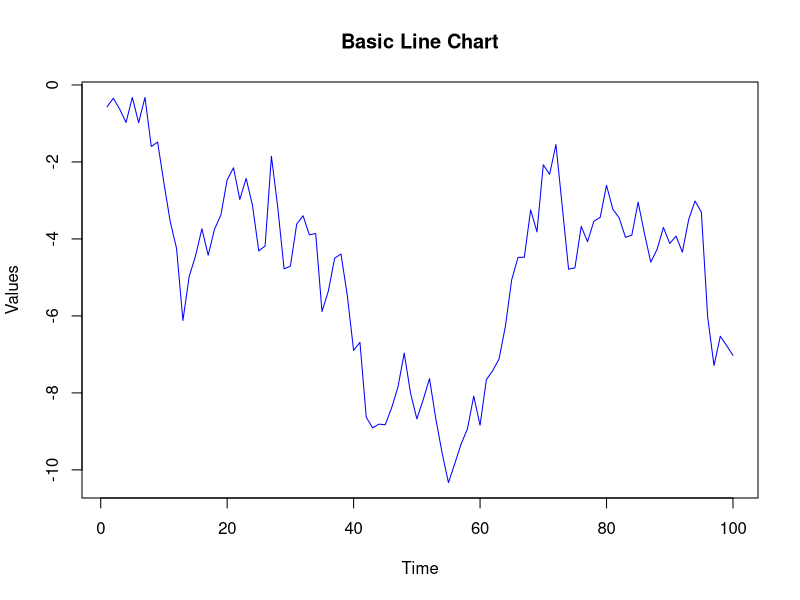
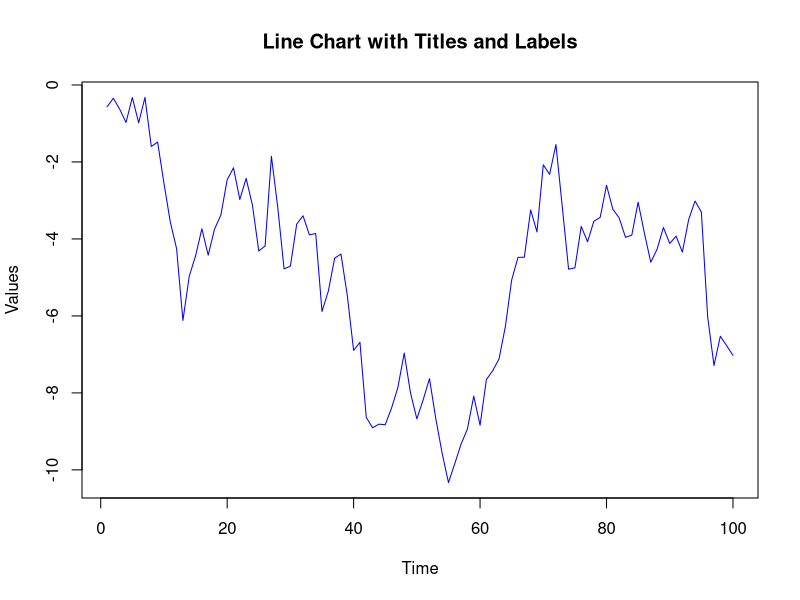
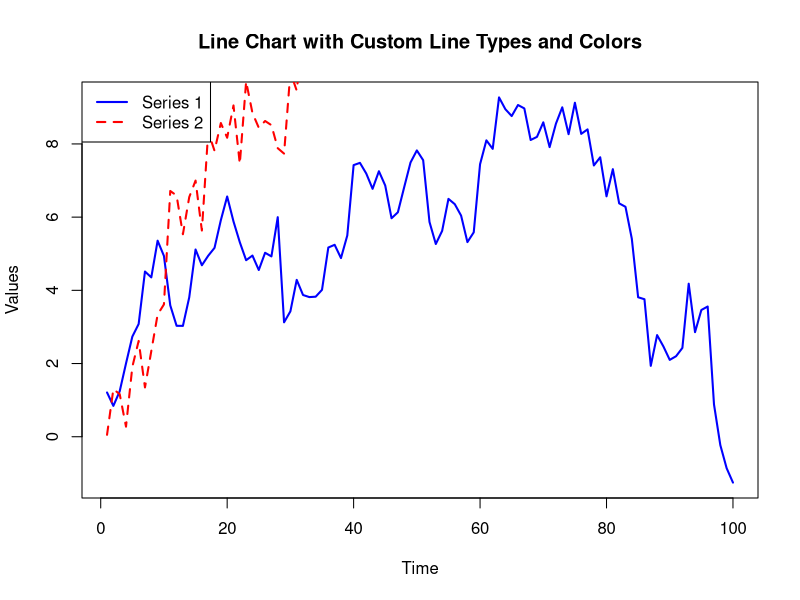
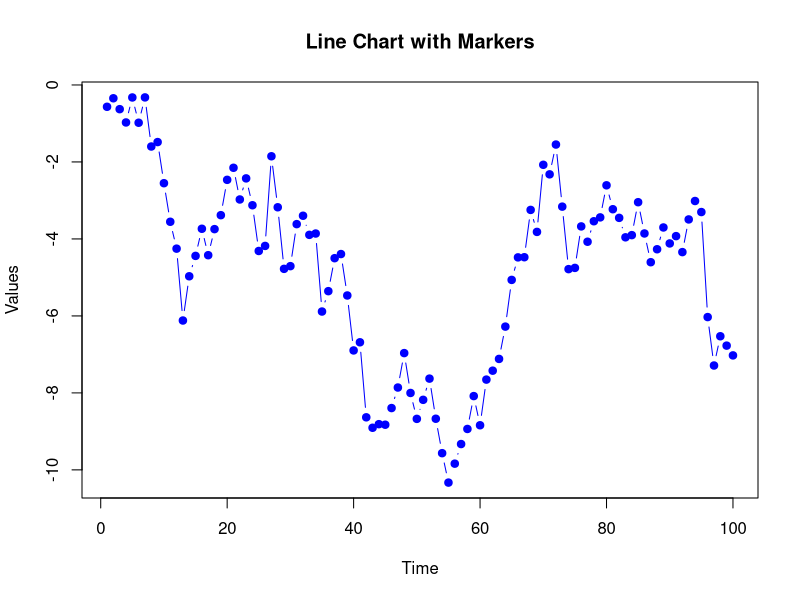
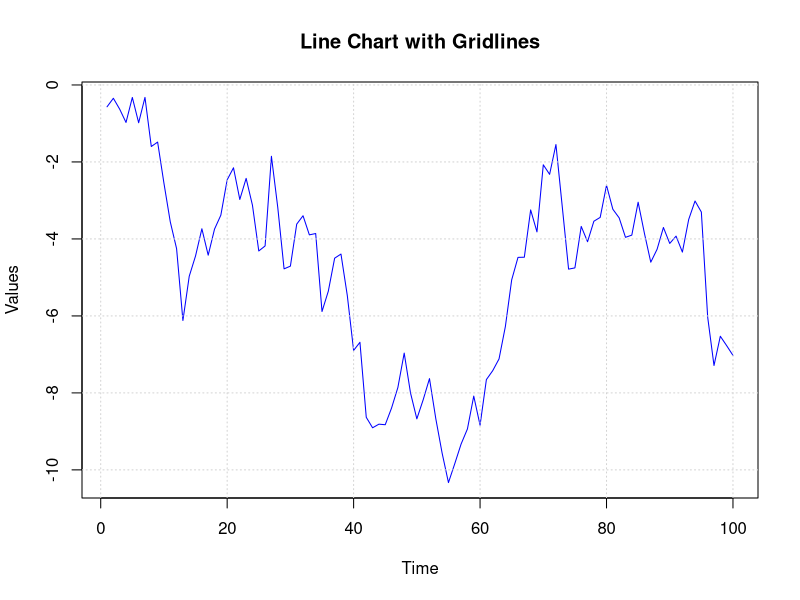

Source code (R) for these figures, in order:
## ---- chunk 1

# Plot result

time <- 1:100

values <- cumsum(rnorm(100))

plot(time, values, type = "l", main = "Basic Line Chart", xlab = "Time", ylab = "Values", col = "blue")

## ---- chunk 2

# Plot result

plot(time, values, type = "l", main = "Line Chart with Titles and Labels", xlab = "Time", ylab = "Values", col = "blue")

## ---- chunk 3

# Plot result

values1 <- cumsum(rnorm(100))

values2 <- cumsum(rnorm(100, mean = 0.5))

plot(time, values1, type = "l", main = "Line Chart with Custom Line Types and Colors", xlab = "Time", ylab = "Values", col = "blue", lty = 1, lwd = 2)

lines(time, values2, col = "red", lty = 2, lwd = 2)

legend("topleft", legend = c("Series 1", "Series 2"), col = c("blue", "red"), lty = c(1, 2), lwd = 2)

## ---- chunk 4

# Plot result

plot(time, values, type = "b", main = "Line Chart with Markers", xlab = "Time", ylab = "Values", col = "blue", pch = 19)

## ---- chunk 5

# Plot result

plot(time, values, type = "l", main = "Line Chart with Gridlines", xlab = "Time", ylab = "Values", col = "blue")

grid(nx = NULL, ny = NULL, col = "lightgray", lty = "dotted")

